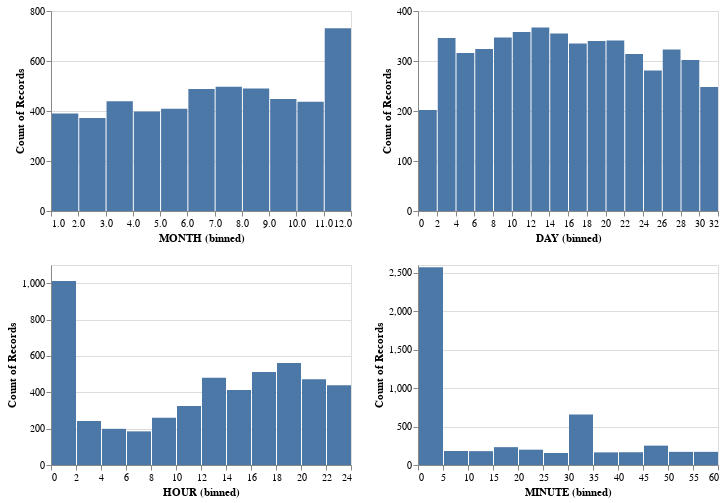

The notebook cell saved with this chart:
### Code cell
#numerical columns distribution
num_cols_dist = alt.Chart(data).mark_bar().encode(
    alt.X(alt.repeat(), type="quantitative", bin=alt.Bin(maxbins=20)),
    y="count()",
    ).properties(
    width=300,
    height=200
    ).repeat(
    ["MONTH", "DAY", "HOUR", "MINUTE"],
    columns=2,
        )
num_cols_dist

### Figure 1 — Vega specification as saved in the notebook (floating-point values rounded to 4 significant figures)
{"$schema": "https://vega.github.io/schema/vega/v5.json", "data": [{"name": "source_0"}, {"name": "data_0", "values": [{"__count": 180, "bin_maxbins_20_MINUTE": 10.0, "bin_maxbins_20_MINUTE_end": 15.0}, {"__count": 164, "bin_maxbins_20_MINUTE": 35.0, "bin_maxbins_20_MINUTE_end": 40.0}, {"__count": 2570, "bin_maxbins_20_MINUTE": 0.0, "bin_maxbins_20_MINUTE_end": 5.0}, {"__count": 252, "bin_maxbins_20_MINUTE": 45.0, "bin_maxbins_20_MINUTE_end": 50.0}, {"__count": 656, "bin_maxbins_20_MINUTE": 30.0, "bin_maxbins_20_MINUTE_end": 35.0}, {"__count": 199, "bin_maxbins_20_MINUTE": 20.0, "bin_maxbins_20_MINUTE_end": 25.0}, {"__count": 166, "bin_maxbins_20_MINUTE": 40.0, "bin_maxbins_20_MINUTE_end": 45.0}, {"__count": 171, "bin_maxbins_20_MINUTE": 55.0, "bin_maxbins_20_MINUTE_end": 60.0}, {"__count": 232, "bin_maxbins_20_MINUTE": 15.0, "bin_maxbins_20_MINUTE_end": 20.0}, {"__count": 156, "bin_maxbins_20_MINUTE": 25.0, "bin_maxbins_20_MINUTE_end": 30.0}, {"__count": 171, "bin_maxbins_20_MINUTE": 50.0, "bin_maxbins_20_MINUTE_end": 55.0}, {"__count": 182, "bin_maxbins_20_MINUTE": 5.0, "bin_maxbins_20_MINUTE_end": 10.0}]}, {"name": "data_1", "values": [{"__count": 448, "bin_maxbins_20_MONTH": 9.0, "bin_maxbins_20_MONTH_end": 10.0}, {"__count": 390, "bin_maxbins_20_MONTH": 1.0, "bin_maxbins_20_MONTH_end": 2.0}, {"__count": 731, "bin_maxbins_20_MONTH": 11.0, "bin_maxbins_20_MONTH_end": 12.0}, {"__count": 372, "bin_maxbins_20_MONTH": 2.0, "bin_maxbins_20_MONTH_end": 3.0}, {"__count": 488, "bin_maxbins_20_MONTH": 6.0, "bin_maxbins_20_MONTH_end": 7.0}, {"__count": 497, "bin_maxbins_20_MONTH": 7.0, "bin_maxbins_20_MONTH_end": 8.0}, {"__count": 490, "bin_maxbins_20_MONTH": 8.0, "bin_maxbins_20_MONTH_end": 9.0}, {"__count": 439, "bin_maxbins_20_MONTH": 3.0, "bin_maxbins_20_MONTH_end": 4.0}, {"__count": 437, "bin_maxbins_20_MONTH": 10.0, "bin_maxbins_20_MONTH_end": 11.0}, {"__count": 409, "bin_maxbins_20_MONTH": 5.0, "bin_maxbins_20_MONTH_end": 6.0}, {"__count": 398, "bin_maxbins_20_MONTH": 4.0, "bin_maxbins_20_MONTH_end": 5.0}]}, {"name": "data_2", "values": [{"__count": 316, "bin_maxbins_20_DAY": 4.0, "bin_maxbins_20_DAY_end": 6.0}, {"__count": 323, "bin_maxbins_20_DAY": 26.0, "bin_maxbins_20_DAY_end": 28.0}, {"__count": 302, "bin_maxbins_20_DAY": 28.0, "bin_maxbins_20_DAY_end": 30.0}, {"__count": 358, "bin_maxbins_20_DAY": 10.0, "bin_maxbins_20_DAY_end": 12.0}, {"__count": 281, "bin_maxbins_20_DAY": 24.0, "bin_maxbins_20_DAY_end": 26.0}, {"__count": 367, "bin_maxbins_20_DAY": 12.0, "bin_maxbins_20_DAY_end": 14.0}, {"__count": 314, "bin_maxbins_20_DAY": 22.0, "bin_maxbins_20_DAY_end": 24.0}, {"__count": 347, "bin_maxbins_20_DAY": 8.0, "bin_maxbins_20_DAY_end": 10.0}, {"__count": 346, "bin_maxbins_20_DAY": 2.0, "bin_maxbins_20_DAY_end": 4.0}, {"__count": 324, "bin_maxbins_20_DAY": 6.0, "bin_maxbins_20_DAY_end": 8.0}, {"__count": 335, "bin_maxbins_20_DAY": 16.0, "bin_maxbins_20_DAY_end": 18.0}, {"__count": 355, "bin_maxbins_20_DAY": 14.0, "bin_maxbins_20_DAY_end": 16.0}, {"__count": 202, "bin_maxbins_20_DAY": 0.0, "bin_maxbins_20_DAY_end": 2.0}, {"__count": 340, "bin_maxbins_20_DAY": 18.0, "bin_maxbins_20_DAY_end": 20.0}, {"__count": 341, "bin_maxbins_20_DAY": 20.0, "bin_maxbins_20_DAY_end": 22.0}, {"__count": 248, "bin_maxbins_20_DAY": 30.0, "bin_maxbins_20_DAY_end": 32.0}]}, {"name": "data_3", "values": [{"__count": 185, "bin_maxbins_20_HOUR": 6.0, "bin_maxbins_20_HOUR_end": 8.0}, {"__count": 199, "bin_maxbins_20_HOUR": 4.0, "bin_maxbins_20_HOUR_end": 6.0}, {"__count": 1012, "bin_maxbins_20_HOUR": 0.0, "bin_maxbins_20_HOUR_end": 2.0}, {"__count": 561, "bin_maxbins_20_HOUR": 18.0, "bin_maxbins_20_HOUR_end": 20.0}, {"__count": 242, "bin_maxbins_20_HOUR": 2.0, "bin_maxbins_20_HOUR_end": 4.0}, {"__count": 480, "bin_maxbins_20_HOUR": 12.0, "bin_maxbins_20_HOUR_end": 14.0}, {"__count": 439, "bin_maxbins_20_HOUR": 22.0, "bin_maxbins_20_HOUR_end": 24.0}, {"__count": 472, "bin_maxbins_20_HOUR": 20.0, "bin_maxbins_20_HOUR_end": 22.0}, {"__count": 511, "bin_maxbins_20_HOUR": 16.0, "bin_maxbins_20_HOUR_end": 18.0}, {"__count": 260, "bin_maxbins_20_HOUR": 8.0, "bin_maxbins_20_HOUR_end": 10.0}, {"__count": 413, "bin_maxbins_20_HOUR": 14.0, "bin_maxbins_20_HOUR_end": 16.0}, {"__count": 325, "bin_maxbins_20_HOUR": 10.0, "bin_maxbins_20_HOUR_end": 12.0}]}, {"name": "data_1_child__MONTH_y_domain___count", "values": [{"min": 372, "max": 731}]}, {"name": "data_2_child__DAY_y_domain___count", "values": [{"min": 202, "max": 367}]}, {"name": "data_3_child__HOUR_y_domain___count", "values": [{"min": 185, "max": 1012}]}, {"name": "data_0_child__MINUTE_y_domain___count", "values": [{"min": 156, "max": 2570}]}], "signals": [{"name": "child__MONTH_bin_maxbins_20_MONTH_bins", "value": {"fields": ["MONTH"], "fname": "bin_MONTH", "start": 1.0, "step": 1.0, "stop": 12.0}}, {"name": "child__DAY_bin_maxbins_20_DAY_bins", "value": {"fields": ["DAY"], "fname": "bin_DAY", "start": 0.0, "step": 2.0, "stop": 32.0}}, {"name": "child__HOUR_bin_maxbins_20_HOUR_bins", "value": {"fields": ["HOUR"], "fname": "bin_HOUR", "start": 0.0, "step": 2.0, "stop": 24.0}}, {"name": "child__MINUTE_bin_maxbins_20_MINUTE_bins", "value": {"fields": ["MINUTE"], "fname": "bin_MINUTE", "start": 0.0, "step": 5.0, "stop": 60.0}}, {"name": "childWidth", "value": 300}, {"name": "childHeight", "value": 200}], "marks": [{"type": "group", "name": "child__MONTH_group", "encode": {"update": {"width": {"signal": "childWidth"}, "height": {"signal": "childHeight"}}}, "marks": [{"type": "rect", "name": "child__MONTH_marks", "from": {"data": "data_1"}, "encode": {"update": {"x2": {"field": "bin_maxbins_20_MONTH", "scale": "child__MONTH_x", "offset": {"signal": "0.5 + (abs(scale(\"child__MONTH_x\", datum[\"bin_maxbins_20_MONTH_end\"]) - scale(\"child__MONTH_x\", datum[\"bin_maxbins_20_MONTH\"])) < 0.25 ? -0.5 * (0.25 - (abs(scale(\"child__MONTH_x\", datum[\"bin_maxbins_20_MONTH_end\"]) - scale(\"child__MONTH_x\", datum[\"bin_maxbins_20_MONTH\"])))) : 0.5)"}}, "x": {"field": "bin_maxbins_20_MONTH_end", "scale": "child__MONTH_x", "offset": {"signal": "0.5 + (abs(scale(\"child__MONTH_x\", datum[\"bin_maxbins_20_MONTH_end\"]) - scale(\"child__MONTH_x\", datum[\"bin_maxbins_20_MONTH\"])) < 0.25 ? 0.5 * (0.25 - (abs(scale(\"child__MONTH_x\", datum[\"bin_maxbins_20_MONTH_end\"]) - scale(\"child__MONTH_x\", datum[\"bin_maxbins_20_MONTH\"])))) : -0.5)"}}, "y2": {"value": 0, "scale": "child__MONTH_y"}, "fill": {"value": "#4c78a8"}, "y": {"field": "__count", "scale": "child__MONTH_y"}}}, "style": ["bar"]}], "axes": [{"scale": "child__MONTH_y", "gridScale": "child__MONTH_x", "zindex": 0, "domain": false, "labels": false, "aria": false, "tickCount": {"signal": "ceil(childHeight/40)"}, "maxExtent": 0, "minExtent": 0, "grid": true, "ticks": false, "orient": "left"}, {"scale": "child__MONTH_x", "zindex": 0, "orient": "bottom", "grid": false, "labelFlush": true, "labelOverlap": true, "tickCount": {"signal": "ceil(childWidth/10)"}, "title": "MONTH (binned)"}, {"scale": "child__MONTH_y", "title": "Count of Records", "zindex": 0, "labelOverlap": true, "orient": "left", "grid": false, "tickCount": {"signal": "ceil(childHeight/40)"}}], "style": "cell"}, {"type": "group", "name": "child__DAY_group", "encode": {"update": {"width": {"signal": "childWidth"}, "height": {"signal": "childHeight"}}}, "marks": [{"type": "rect", "name": "child__DAY_marks", "from": {"data": "data_2"}, "encode": {"update": {"x2": {"field": "bin_maxbins_20_DAY", "scale": "child__DAY_x", "offset": {"signal": "0.5 + (abs(scale(\"child__DAY_x\", datum[\"bin_maxbins_20_DAY_end\"]) - scale(\"child__DAY_x\", datum[\"bin_maxbins_20_DAY\"])) < 0.25 ? -0.5 * (0.25 - (abs(scale(\"child__DAY_x\", datum[\"bin_maxbins_20_DAY_end\"]) - scale(\"child__DAY_x\", datum[\"bin_maxbins_20_DAY\"])))) : 0.5)"}}, "x": {"field": "bin_maxbins_20_DAY_end", "scale": "child__DAY_x", "offset": {"signal": "0.5 + (abs(scale(\"child__DAY_x\", datum[\"bin_maxbins_20_DAY_end\"]) - scale(\"child__DAY_x\", datum[\"bin_maxbins_20_DAY\"])) < 0.25 ? 0.5 * (0.25 - (abs(scale(\"child__DAY_x\", datum[\"bin_maxbins_20_DAY_end\"]) - scale(\"child__DAY_x\", datum[\"bin_maxbins_20_DAY\"])))) : -0.5)"}}, "y": {"field": "__count", "scale": "child__DAY_y"}, "y2": {"value": 0, "scale": "child__DAY_y"}, "fill": {"value": "#4c78a8"}}}, "style": ["bar"]}], "axes": [{"scale": "child__DAY_y", "aria": false, "grid": true, "labels": false, "orient": "left", "tickCount": {"signal": "ceil(childHeight/40)"}, "maxExtent": 0, "domain": false, "gridScale": "child__DAY_x", "zindex": 0, "ticks": false, "minExtent": 0}, {"scale": "child__DAY_x", "grid": false, "title": "DAY (binned)", "zindex": 0, "labelOverlap": true, "labelFlush": true, "orient": "bottom", "tickCount": {"signal": "ceil(childWidth/10)"}}, {"scale": "child__DAY_y", "tickCount": {"signal": "ceil(childHeight/40)"}, "title": "Count of Records", "grid": false, "zindex": 0, "orient": "left", "labelOverlap": true}], "style": "cell"}, {"type": "group", "name": "child__HOUR_group", "encode": {"update": {"width": {"signal": "childWidth"}, "height": {"signal": "childHeight"}}}, "marks": [{"type": "rect", "name": "child__HOUR_marks", "from": {"data": "data_3"}, "encode": {"update": {"fill": {"value": "#4c78a8"}, "x": {"field": "bin_maxbins_20_HOUR_end", "scale": "child__HOUR_x", "offset": {"signal": "0.5 + (abs(scale(\"child__HOUR_x\", datum[\"bin_maxbins_20_HOUR_end\"]) - scale(\"child__HOUR_x\", datum[\"bin_maxbins_20_HOUR\"])) < 0.25 ? 0.5 * (0.25 - (abs(scale(\"child__HOUR_x\", datum[\"bin_maxbins_20_HOUR_end\"]) - scale(\"child__HOUR_x\", datum[\"bin_maxbins_20_HOUR\"])))) : -0.5)"}}, "y": {"field": "__count", "scale": "child__HOUR_y"}, "x2": {"field": "bin_maxbins_20_HOUR", "scale": "child__HOUR_x", "offset": {"signal": "0.5 + (abs(scale(\"child__HOUR_x\", datum[\"bin_maxbins_20_HOUR_end\"]) - scale(\"child__HOUR_x\", datum[\"bin_maxbins_20_HOUR\"])) < 0.25 ? -0.5 * (0.25 - (abs(scale(\"child__HOUR_x\", datum[\"bin_maxbins_20_HOUR_end\"]) - scale(\"child__HOUR_x\", datum[\"bin_maxbins_20_HOUR\"])))) : 0.5)"}}, "y2": {"value": 0, "scale": "child__HOUR_y"}}}, "style": ["bar"]}], "axes": [{"scale": "child__HOUR_y", "gridScale": "child__HOUR_x", "labels": false, "zindex": 0, "orient": "left", "tickCount": {"signal": "ceil(childHeight/40)"}, "maxExtent": 0, "aria": false, "minExtent": 0, "grid": true, "ticks": false, "domain": false}, {"scale": "child__HOUR_x", "orient": "bottom", "grid": false, "tickCount": {"signal": "ceil(childWidth/10)"}, "zindex": 0, "title": "HOUR (binned)", "labelFlush": true, "labelOverlap": true}, {"scale": "child__HOUR_y", "orient": "left", "grid": false, "tickCount": {"signal": "ceil(childHeight/40)"}, "title": "Count of Records", "zindex": 0, "labelOverlap": true}], "style": "cell"}, {"type": "group", "name": "child__MINUTE_group", "encode": {"update": {"height": {"signal": "childHeight"}, "width": {"signal": "childWidth"}}}, "marks": [{"type": "rect", "name": "child__MINUTE_marks", "from": {"data": "data_0"}, "encode": {"update": {"y2": {"value": 0, "scale": "child__MINUTE_y"}, "x": {"field": "bin_maxbins_20_MINUTE_end", "scale": "child__MINUTE_x", "offset": {"signal": "0.5 + (abs(scale(\"child__MINUTE_x\", datum[\"bin_maxbins_20_MINUTE_end\"]) - scale(\"child__MINUTE_x\", datum[\"bin_maxbins_20_MINUTE\"])) < 0.25 ? 0.5 * (0.25 - (abs(scale(\"child__MINUTE_x\", datum[\"bin_maxbins_20_MINUTE_end\"]) - scale(\"child__MINUTE_x\", datum[\"bin_maxbins_20_MINUTE\"])))) : -0.5)"}}, "y": {"field": "__count", "scale": "child__MINUTE_y"}, "fill": {"value": "#4c78a8"}, "x2": {"field": "bin_maxbins_20_MINUTE", "scale": "child__MINUTE_x", "offset": {"signal": "0.5 + (abs(scale(\"child__MINUTE_x\", datum[\"bin_maxbins_20_MINUTE_end\"]) - scale(\"child__MINUTE_x\", datum[\"bin_maxbins_20_MINUTE\"])) < 0.25 ? -0.5 * (0.25 - (abs(scale(\"child__MINUTE_x\", datum[\"bin_maxbins_20_MINUTE_end\"]) - scale(\"child__MINUTE_x\", datum[\"bin_maxbins_20_MINUTE\"])))) : 0.5)"}}}}, "style": ["bar"]}], "axes": [{"scale": "child__MINUTE_y", "minExtent": 0, "labels": false, "ticks": false, "domain": false, "aria": false, "orient": "left", "zindex": 0, "tickCount": {"signal": "ceil(childHeight/40)"}, "gridScale": "child__MINUTE_x", "maxExtent": 0, "grid": true}, {"scale": "child__MINUTE_x", "labelFlush": true, "title": "MINUTE (binned)", "grid": false, "orient": "bottom", "labelOverlap": true, "tickCount": {"signal": "ceil(childWidth/10)"}, "zindex": 0}, {"scale": "child__MINUTE_y", "labelOverlap": true, "tickCount": {"signal": "ceil(childHeight/40)"}, "zindex": 0, "orient": "left", "grid": false, "title": "Count of Records"}], "style": "cell"}], "scales": [{"name": "child__MONTH_x", "type": "linear", "domain": {"signal": "[child__MONTH_bin_maxbins_20_MONTH_bins.start, child__MONTH_bin_maxbins_20_MONTH_bins.stop]"}, "range": [0, {"signal": "childWidth"}], "bins": {"signal": "child__MONTH_bin_maxbins_20_MONTH_bins"}, "zero": false}, {"name": "child__MONTH_y", "type": "linear", "domain": [{"signal": "(data(\"data_1_child__MONTH_y_domain___count\")[0] || {}).min"}, {"signal": "(data(\"data_1_child__MONTH_y_domain___count\")[0] || {}).max"}], "range": [{"signal": "childHeight"}, 0], "zero": true, "nice": true}, {"name": "child__DAY_x", "type": "linear", "domain": {"signal": "[child__DAY_bin_maxbins_20_DAY_bins.start, child__DAY_bin_maxbins_20_DAY_bins.stop]"}, "range": [0, {"signal": "childWidth"}], "bins": {"signal": "child__DAY_bin_maxbins_20_DAY_bins"}, "zero": false}, {"name": "child__DAY_y", "type": "linear", "domain": [{"signal": "(data(\"data_2_child__DAY_y_domain___count\")[0] || {}).min"}, {"signal": "(data(\"data_2_child__DAY_y_domain___count\")[0] || {}).max"}], "range": [{"signal": "childHeight"}, 0], "zero": true, "nice": true}, {"name": "child__HOUR_x", "type": "linear", "domain": {"signal": "[child__HOUR_bin_maxbins_20_HOUR_bins.start, child__HOUR_bin_maxbins_20_HOUR_bins.stop]"}, "range": [0, {"signal": "childWidth"}], "bins": {"signal": "child__HOUR_bin_maxbins_20_HOUR_bins"}, "zero": false}, {"name": "child__HOUR_y", "type": "linear", "domain": [{"signal": "(data(\"data_3_child__HOUR_y_domain___count\")[0] || {}).min"}, {"signal": "(data(\"data_3_child__HOUR_y_domain___count\")[0] || {}).max"}], "range": [{"signal": "childHeight"}, 0], "nice": true, "zero": true}, {"name": "child__MINUTE_x", "type": "linear", "domain": {"signal": "[child__MINUTE_bin_maxbins_20_MINUTE_bins.start, child__MINUTE_bin_maxbins_20_MINUTE_bins.stop]"}, "range": [0, {"signal": "childWidth"}], "bins": {"signal": "child__MINUTE_bin_maxbins_20_MINUTE_bins"}, "zero": false}, {"name": "child__MINUTE_y", "type": "linear", "domain": [{"signal": "(data(\"data_0_child__MINUTE_y_domain___count\")[0] || {}).min"}, {"signal": "(data(\"data_0_child__MINUTE_y_domain___count\")[0] || {}).max"}], "range": [{"signal": "childHeight"}, 0], "nice": true, "zero": true}], "padding": 5, "layout": {"padding": 20, "columns": 2, "bounds": "full", "align": "all"}, "background": "white"}
